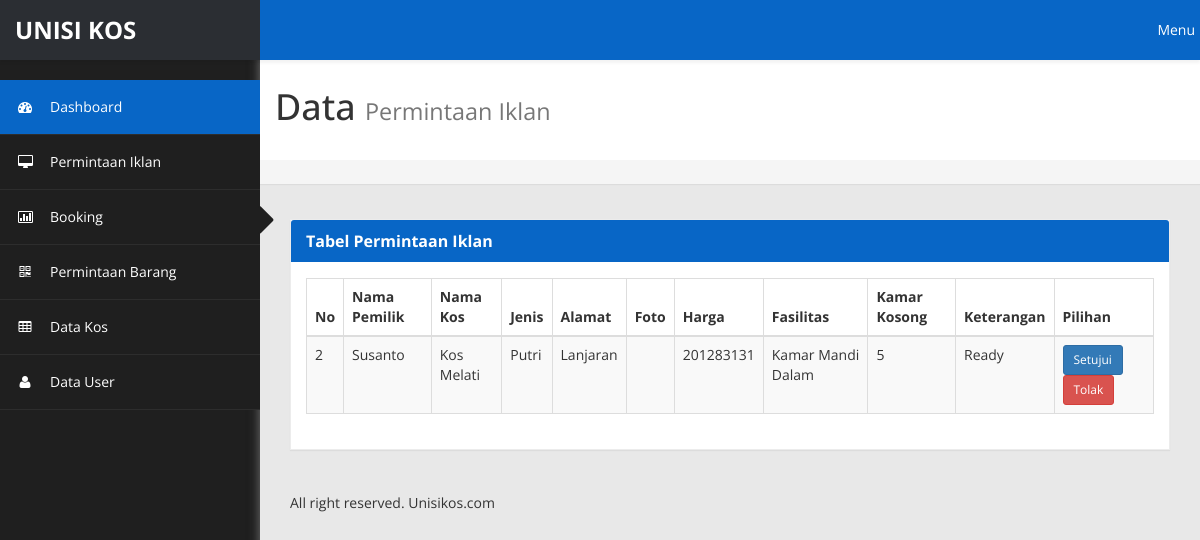
Screenshot of /index.php/admin/permintaan_iklan with the database file from the repository.
### tables this page shows
CREATE TABLE `data_permintaan_iklan` (
  `id_permintaan` int(11) NOT NULL,
  `nama_pemilik` varchar(50) NOT NULL,
  `nama_kos` varchar(50) NOT NULL,
  `jenis` varchar(20) NOT NULL,
  `alamat` varchar(50) NOT NULL,
  `foto` varchar(30) NOT NULL,
  `harga` int(11) NOT NULL,
  `fasilitas` varchar(100) NOT NULL,
  `kamar_kosong` int(11) NOT NULL,
  `keterangan` varchar(50) NOT NULL
);

### application/controllers/admin/Permintaan_iklan.php (called while the page is built, shortened)
<?php
class Permintaan_iklan extends CI_Controller {
	function __construct()
	{
		$this->load->model('m_permintaan_iklan', 'm');
	}
	function index() {
		$data['permintaan_iklan'] = $this->m->getPermintaanIklan();
		$this->load->view('admin/v_permintaan_iklan', $data);
	}
}
?>

### index.php (called while the page is built, shortened)
<?php
require_once BASEPATH.'core/CodeIgniter.php';

### application/models/M_permintaan_iklan.php (called while the page is built, shortened)
<?php
class M_permintaan_iklan extends CI_Model {
	public function getPermintaanIklan() {
		$this->db->order_by('id_permintaan', 'desc');
		$query = $this->db->get('data_permintaan_iklan');
		if($query->num_rows() > 0){
			return $query->result();
		}else{
			return false;
		}
	}
}
?>

### application/views/admin/v_permintaan_iklan.php (the view, shortened to what this page needs)
<!DOCTYPE html>
<html xmlns="http://www.w3.org/1999/xhtml">
<head>
    <link href="<?php echo base_url();?>assets/css/bootstrap.css" rel="stylesheet">
    <link href="<?php echo base_url();?>assets/css/font-awesome.css" rel="stylesheet">
    <link href="<?php echo base_url();?>assets/js/morris/morris-0.4.3.min.css" rel="stylesheet">
    <link href="<?php echo base_url();?>assets/css/custom-styles.css" rel="stylesheet">
    <link rel="stylesheet" href="<?php echo base_url();?>assets/js/Lightweight-Chart/cssCharts.css">
</head>
<body>
    <div id="wrapper">
        <?php
        include 'menuatas.php';
        include 'menusamping.php';
        ?>
        <div id="page-wrapper">
		  <div class="header">
                        <h1 class="page-header">
                           Data <small>Permintaan Iklan</small>
                        </h1>
						<ol class="breadcrumb">
					</ol>
		</div>
            <div id="page-inner">
			 <div class="row">
                <div class="col-md-12">
                    <div class="panel panel-default">
                        <div class="panel-heading">
                             Tabel Permintaan Iklan
                        </div>
                        <div class="panel-body">
                            <div class="table-responsive">
                                <table class="table table-striped table-bordered table-hover" id="dataTables-example">
                                    <thead>
                                        <tr>
                                            <th>No</th>
                                            <th>Nama Pemilik</th>
                                            <th>Nama Kos</th>
                                            <th>Jenis</th>
                                            <th>Alamat</th>
                                            <th>Foto</th>
                                            <th>Harga</th>
                                            <th>Fasilitas</th>
                                            <th>Kamar Kosong</th>
                                            <th>Keterangan</th>
                                            <th>Pilihan</th>
                                        </tr>
                                    </thead>
                                    <tbody>
                                    <?php
                                    if($permintaan_iklan) {
                                        foreach($permintaan_iklan as $iklan) {
                                            ?><tr>
                                            <td><?php echo $iklan->id_permintaan; ?></td>
                                            <td><?php echo $iklan->nama_pemilik; ?></td>
                                            <td><?php echo $iklan->nama_kos; ?></td>
                                            <td><?php echo $iklan->jenis; ?></td>
                                            <td><?php echo $iklan->alamat; ?></td>
                                            <td><?php echo $iklan->foto; ?></td>
                                            <td><?php echo $iklan->harga; ?></td>
                                            <td><?php echo $iklan->fasilitas; ?></td>
                                            <td><?php echo $iklan->kamar_kosong; ?></td>
                                            <td><?php echo $iklan->keterangan; ?></td>
                                            <td><a href="<?php echo base_url('admin/permintaan_iklan/setujui/'.$iklan->id_permintaan); ?>" class="btn btn-primary btn-sm">Setujui</a>
                                            <a href="<?php echo base_url('admin/permintaan_iklan/tolak/'.$iklan->id_permintaan); ?>"  class="btn btn-danger btn-sm">Tolak</a></td></tr> <?php
                                        }
                                    }
                                    ?>
                                    </tbody>
                                </table>
                            </div>
                        </div>
                    </div>
                </div>
            </div>
				<footer><p>All right reserved. Unisikos.com</a></p>
                </footer>
				</div>
            </div>
        </div>
</body>
</html>

### assets/css/custom-styles.css (style rules this page uses)
body { font-family: 'Open Sans', sans-serif; background: #1F1F1F; }
#wrapper { width: 100%; }
#page-wrapper { padding: 15px 15px; min-height: 600px; background: #E8E8E8; }
#page-inner { width:100%; margin:10px 20px 10px 0px; background-color:transparent; padding: 15px 30px; min-height:1200px; }
h1, .h1, h2, .h2, h3, .h3 { margin-top: 7px; margin-bottom: -5px; }
p { font-size:16px; line-height:25px; padding-top:20px; }
.panel { border-radius:0px; }
#page-wrapper { position: relative; top: 55px; box-shadow: 0 0 10px #757575; -moz-box-shadow: 0 0 10px #757575; -webkit-box-shadow: 0 0 10px #757575; }
.breadcrumb { padding: 12px 10px 12px 20px; margin-bottom: 20px; list-style: none; border-radius: 0; -webkit-box-shadow: 0 1px 1px rgba(0,0,0,.05); box-shadow: 0 1px 1px rgba(0,0,0,.05); }
.page-header { padding-bottom: 9px; margin: 0; border-bottom: 1px solid transparent; text-align: left;background-color: #fff;padding: 32px 22px 32px 15px; }
.panel-default { border-color: #ECECEC; }
.panel-default > .panel-heading { color: #FFF; border-color: #FFF; font-weight:bold; background: #0866C6; font-size: 16px; text-shadow: none; }
.panel-heading { border-bottom: 1px solid transparent; border-top-left-radius: 3px; border-top-right-radius: 3px; }
footer p { font-size: 14px; }
@media (min-width:768px) { #page-wrapper { margin: 0 0 0 260px; padding: 0; min-height: 1200px; } }

### rows the page displays
data_permintaan_iklan: id_permintaan "2", nama_pemilik "Susanto", nama_kos "Kos Melati", jenis "Putri", alamat "Lanjaran", harga "201283131", fasilitas "Kamar Mandi Dalam", kamar_kosong "5", keterangan "Ready"
